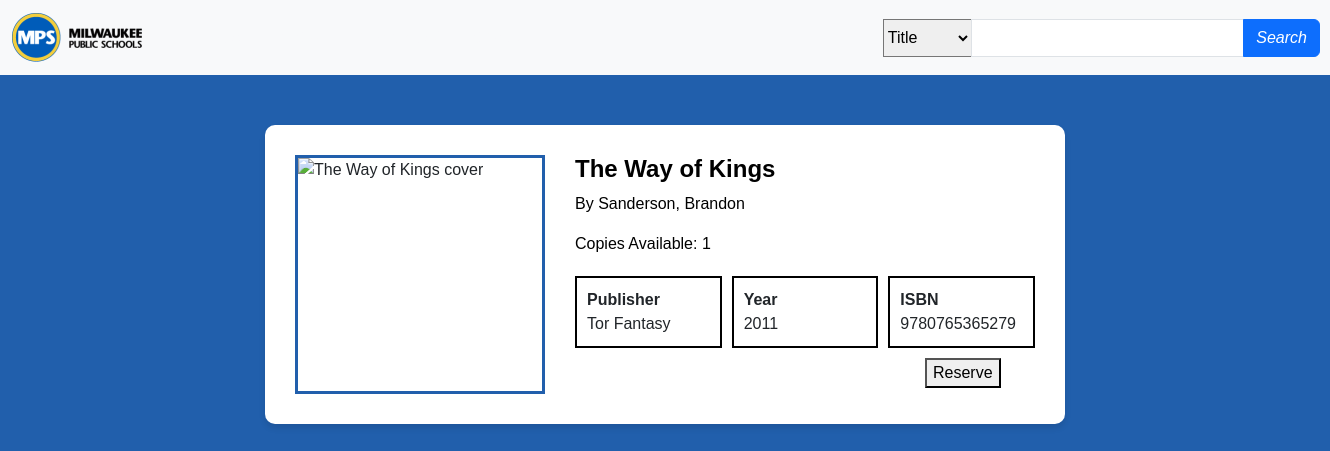
The app's page /book/The Way of Kings/ (signed in) with its own data.
### Richmond_Library_App/models.py (models this page shows, shortened)
class Book(models.Model):
    title = models.CharField(max_length=100, unique=True)
    author = models.CharField(max_length=100)
    isbn = models.CharField(max_length=14)
    year = models.IntegerField()
    publisher = models.CharField(max_length=100)
    copies = models.IntegerField()
    available = models.IntegerField()
    image = models.ImageField(upload_to='static\images', null=True, blank=True, default='static\images\blank.png')
    status =  models.CharField(max_length=100, blank=True)

### Richmond_Library_App/views/book.py (the view, shortened to what this page needs)
# urls.py: path('book/<str:bookname>/', BookPage.as_view(), name="Book"),
class BookPage(View):
  def get(self, request, bookname):
    return render(request, "book.html", {'book': get_book(bookname), 'status': get_user_status(request)})

### Richmond_Library_App/views/book.py (called while the page is built)
def get_book(booktitle):
  return Book.objects.get(title=booktitle)

def get_user_status(request):
    user = User.objects.get(username=request.user.username)
    return user.user_type

### Richmond_Library_App/templates/book.html (shortened to what this page needs)
{% extends "pageBase.html" %}
{% load static %}
{% block stylesheet %}
<link href="{% static 'book.css' %}" rel="stylesheet" type="text/css">
{% endblock %}
{% block app_block %}
<div class="book-container">
    <div class="book-image-container">
        <img src="\{{book.image}}" alt="{{book.title}} cover" class="book-image">
    </div>
    <div class="book-content">
        <div class="book-header">
            <h1 class="book-title">{{book.title}}</h1>
            <p>By {{book.author}}</p>
            <p>Copies Available: {{book.available}}</p>
        </div>
        <div class="book-attributes">
            <div class="book-attribute">
                <div class="attribute-label">Publisher</div>
                <div class="attribute-value">{{book.publisher}}</div>
            </div>
            <div class="book-attribute">
                <div class="attribute-label">Year</div>
                <div class="attribute-value">{{book.year}}</div>
            </div>
            <div class="book-attribute">
                <div class="attribute-label">ISBN</div>
                <div class="attribute-value">{{book.isbn}}</div>
            </div>
        </div>
        <div class="reserveform">
            <form name='reserveform' action="{% url 'Book' bookname=book.title %}" method="POST">
                <button name="reserve" value="{{book.title}}">Reserve</button>
            </form>
        </div>
    </div>
</div>
{% endblock %}

### static/book.css (style rules this page uses)
body { background-color: #215FAC; font-family: Arial, sans-serif; }
.book-container { display: flex; max-width: 800px; margin: 50px auto; background-color: #FFFFFF; padding: 30px; border-radius: 10px; box-shadow: 0 4px 6px rgba(0, 0, 0, 0.1); }
.book-image-container { width: 250px; border: 3px solid #215FAC; margin-right: 30px; }
.book-image { max-width: 100%; height: auto; }
.book-content { flex: 1; }
.book-header { text-align: left; color: #000000; margin-bottom: 20px; }
.book-title { font-size: 24px; font-weight: bold; }
.book-attributes { display: grid; grid-template-columns: repeat(3, 1fr); gap: 10px; }
.book-attribute { border: 2px solid #000000; padding: 10px; }
.attribute-label { font-weight: bold; }
.attribute-value { text-align: left; }
.reserveform { position: relative; bottom: -10; right: -350; }

### records on screen
Book: title "The Way of Kings", author "Sanderson, Brandon", available "1", publisher "Tor Fantasy", year "2011", isbn "9780765365279"
